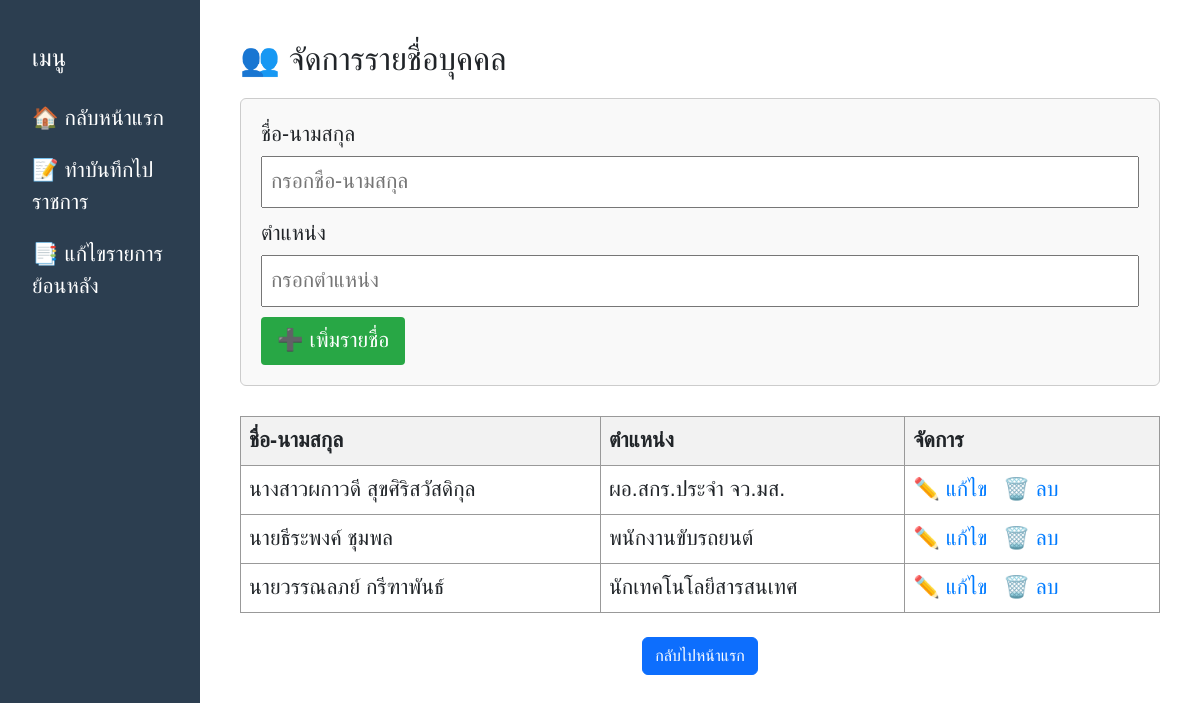
Screenshot of /manage_people.php with the database file from the repository.
### tables this page shows
CREATE TABLE `people` (
  `id` int(11) NOT NULL,
  `full_name` varchar(100) NOT NULL,
  `position` varchar(100) NOT NULL
);

### manage_people.php (the view, shortened to what this page needs)
<?php
require 'config.php';
$result = $conn->query("SELECT * FROM people ORDER BY full_name ASC");
?>
<!DOCTYPE html>
<html lang="th">
<head>
  <link href="https://cdn.jsdelivr.net/npm/bootstrap@5.3.2/dist/css/bootstrap.min.css" rel="stylesheet">
</head>
<body>
  <div class="container-fluid">
    <div class="row">
      <nav class="col-md-3 col-lg-2 sidebar py-4">
        <h4>เมนู</h4>
        <a href="index.php">🏠 กลับหน้าแรก</a>
        <a href="submit_typ.php">📝 ทำบันทึกไปราชการ</a>
        <a href="list_trip.php">📑 แก้ไขรายการย้อนหลัง</a>
      </nav>
      <main class="col-md-9 col-lg-10 form-area">
        <h2>👥 จัดการรายชื่อบุคคล</h2>
        <form method="post">
          <label>ชื่อ-นามสกุล</label>
          <input type="text" name="full_name" placeholder="กรอกชื่อ-นามสกุล" required>
          <label>ตำแหน่ง</label>
          <input type="text" name="position" placeholder="กรอกตำแหน่ง" required>
          <button type="submit" name="add">➕ เพิ่มรายชื่อ</button>
        </form>
        <table>
          <tr>
            <th>ชื่อ-นามสกุล</th>
            <th>ตำแหน่ง</th>
            <th>จัดการ</th>
          </tr>
          <?php while ($row = $result->fetch_assoc()): ?>
            <tr>
              <td><?= htmlspecialchars($row['full_name']) ?></td>
              <td><?= htmlspecialchars($row['position']) ?></td>
              <td class="actions">
                <a href="edit_person.php?id=<?= $row['id'] ?>">✏️ แก้ไข</a>
                <a href="?delete=<?= $row['id'] ?>" onclick="return confirm('คุณต้องการลบรายชื่อนี้จริงหรือไม่?')">🗑️ ลบ</a>
              </td>
            </tr>
          <?php endwhile; ?>
        </table>
        <div class="section text-center mt-4">
          <a href="index.php" class="btn btn-primary">กลับไปหน้าแรก</a>
        </div>
      </main>
    </div>
  </div>
</body>
</html>

### manage_people.php (style rules this page uses)
body { font-family: "TH SarabunPSK", sans-serif; font-size: 16pt; background-color: #f4f6f8; }
.sidebar { background-color: #2c3e50; color: white; min-height: 100vh; }
.sidebar h4 { margin-top: 20px; margin-bottom: 20px; padding-left: 20px; }
.sidebar a { display: block; color: white; text-decoration: none; padding: 10px 20px; border-radius: 6px; transition: background-color 0.2s; }
.form-area { padding: 40px; background-color: white; }
h2 { margin-bottom: 20px; }
form { margin-bottom: 30px; background-color: #f9f9f9; padding: 20px; border: 1px solid #ccc; border-radius: 6px; }
input[type="text"] { width: 100%; padding: 8px; margin-top: 5px; margin-bottom: 10px; font-size: 16pt; }
button { padding: 8px 16px; font-size: 16pt; background-color: #28a745; color: white; border: none; border-radius: 4px; cursor: pointer; }
table { width: 100%; border-collapse: collapse; margin-top: 10px; }
th, td { border: 1px solid #999; padding: 8px; text-align: left; }
th { background-color: #f2f2f2; }
.actions a { margin-right: 10px; text-decoration: none; color: #007BFF; }

### rows the page displays
people: full_name "นางสาวผกาวดี สุขศิริสวัสดิกุล", position "ผอ.สกร.ประจำ จว.มส."
people: full_name "นายธีระพงค์ ชุมพล", position "พนักงานขับรถยนต์"
people: full_name "นายวรรณลภย์ กรีฑาพันธ์", position "นักเทคโนโลยีสารสนเทศ"
